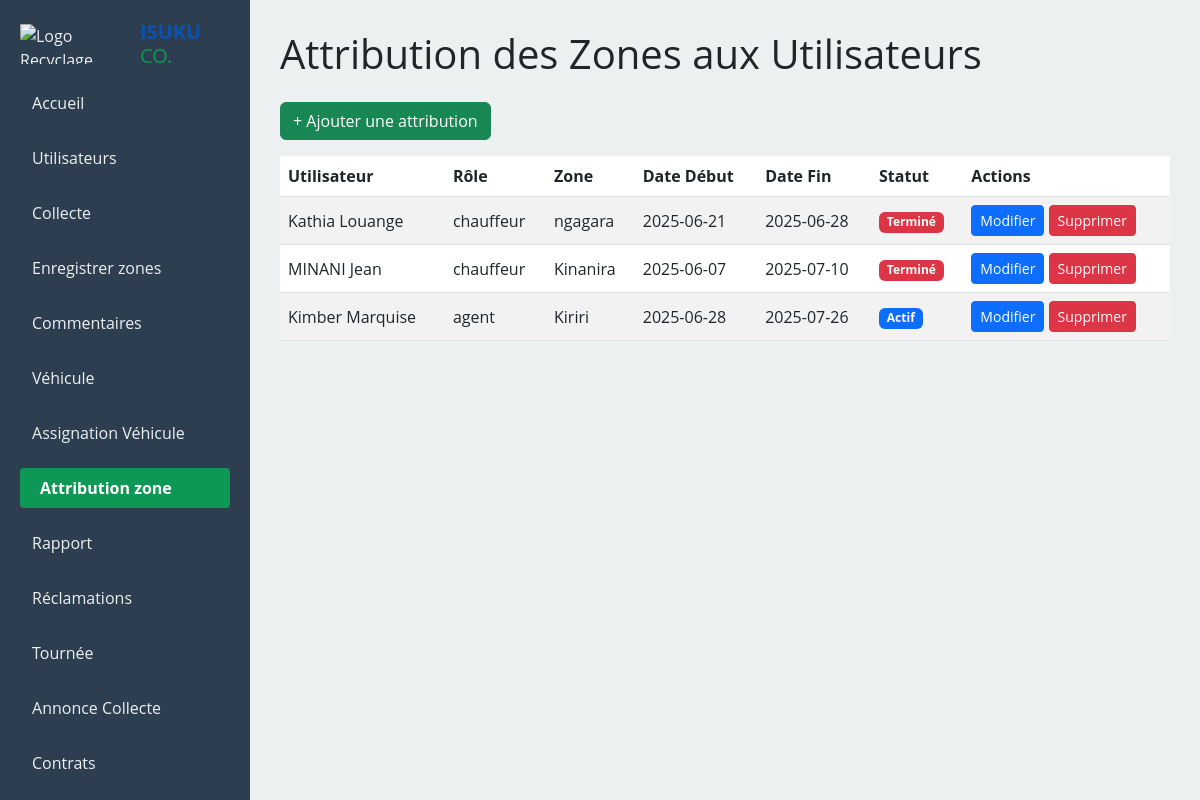
Screenshot of /coordinateur/attribution_zone.php (signed in) with the database file from the repository.
### tables this page shows
CREATE TABLE `attribution_zone` (
  `id_attribution` int(11) NOT NULL,
  `id_utilisateur` varchar(100) NOT NULL,
  `id_zone` int(11) NOT NULL,
  `date_attribution` date NOT NULL,
  `date_fin` date DEFAULT NULL,
  `statut` enum('actif','terminé') DEFAULT 'actif'
);

CREATE TABLE `utilisateur` (
  `id_utilisateur` varchar(100) NOT NULL,
  `nom` varchar(50) NOT NULL,
  `prenom` varchar(100) NOT NULL,
  `genre` varchar(4) NOT NULL,
  `pays` varchar(100) NOT NULL,
  `province` varchar(50) NOT NULL,
  `commune` varchar(50) NOT NULL,
  `quartier` varchar(50) NOT NULL,
  `avenue` varchar(60) NOT NULL,
  `telephone` varchar(50) NOT NULL,
  `email` varchar(50) NOT NULL,
  `role` enum('coordinateur','agent','chauffeur','client') NOT NULL,
  `password` varchar(255) DEFAULT NULL,
  `date_inscription` date NOT NULL DEFAULT current_timestamp(),
  `actif` tinyint(1) NOT NULL DEFAULT 1
);

CREATE TABLE `zone` (
  `id_zone` int(11) NOT NULL,
  `nom_quartier` varchar(100) NOT NULL,
  `commune` varchar(100) DEFAULT NULL,
  `province` varchar(100) DEFAULT NULL,
  `tarif_mensuel` decimal(10,2) NOT NULL
);

### coordinateur/attribution_zone.php (the view, shortened to what this page needs)
<?php
$bdd = new PDO('mysql:host=localhost;dbname=isukuco;charset=utf8mb4', 'root', '', [
    PDO::ATTR_ERRMODE => PDO::ERRMODE_EXCEPTION
]);
$attributions = $bdd->query("
    SELECT az.*, u.nom, u.prenom, u.role, z.nom_quartier
    FROM attribution_zone az
    JOIN utilisateur u ON az.id_utilisateur = u.id_utilisateur
    JOIN zone z ON az.id_zone = z.id_zone
    ORDER BY az.statut DESC, az.date_attribution DESC
")->fetchAll(PDO::FETCH_ASSOC);
?>
<!DOCTYPE html>
<html lang="fr">
<head>
<link href="https://cdn.jsdelivr.net/npm/bootstrap@5.3.0/dist/css/bootstrap.min.css" rel="stylesheet" />
</head>
<body>
<div class="dashboard">
  <?php include 'sidebar.php'; ?>
  <main class="main-content">
    <h1 class="mb-4">Attribution des Zones aux Utilisateurs</h1>
    <button class="btn btn-success mb-3" data-bs-toggle="modal" data-bs-target="#attributionModal" onclick="openModal()">+ Ajouter une attribution</button>
    <table class="table table-striped align-middle">
      <thead>
        <tr>
          <th>Utilisateur</th>
          <th>Rôle</th>
          <th>Zone</th>
          <th>Date Début</th>
          <th>Date Fin</th>
          <th>Statut</th>
          <th>Actions</th>
        </tr>
      </thead>
      <tbody>
        <?php foreach ($attributions as $attr): ?>
        <tr>
          <td><?= htmlspecialchars($attr['nom'] . ' ' . $attr['prenom']) ?></td>
          <td><?= htmlspecialchars($attr['role']) ?></td>
          <td><?= htmlspecialchars($attr['nom_quartier']) ?></td>
          <td><?= htmlspecialchars($attr['date_attribution']) ?></td>
          <td><?= htmlspecialchars($attr['date_fin'] ?? '-') ?></td>
          <td>
            <?php if ($attr['statut'] === 'actif'): ?>
              <span class="badge bg-primary">Actif</span>
            <?php else: ?>
              <span class="badge bg-danger">Terminé</span>
            <?php endif; ?>
          </td>
          <td>
            <button class="btn btn-sm btn-primary"
              onclick='openModal(<?= json_encode($attr, JSON_HEX_TAG|JSON_HEX_APOS|JSON_HEX_QUOT|JSON_HEX_AMP) ?>)'>
              Modifier
            </button>
            <a href="?del=<?= $attr['id_attribution'] ?>"
               class="btn btn-sm btn-danger"
               onclick="return confirm('Confirmer la suppression de cette attribution ?')">
               Supprimer
            </a>
          </td>
        </tr>
        <?php endforeach; ?>
      </tbody>
    </table>
  </main>
</div>
</body>
</html>

### coordinateur/attribution_zone.php (style rules this page uses)
body { font-family: 'Open Sans', sans-serif; background-color: #f4f6f9; margin: 0; }
.dashboard { display: flex; min-height: 100vh; overflow: hidden; }
main.main-content { flex-grow: 1; padding: 30px; background-color: #ecf0f1; overflow-y: auto; }

### rows the page displays
attribution_zone: id_utilisateur.prenom "Kathia Louange", id_utilisateur.role "chauffeur", id_zone.nom_quartier "ngagara", date_attribution "2025-06-21", date_fin "2025-06-28", statut "Terminé"
attribution_zone: id_utilisateur.prenom "MINANI Jean", id_utilisateur.role "chauffeur", id_zone.nom_quartier "Kinanira", date_attribution "2025-06-07", date_fin "2025-07-10", statut "Terminé"
attribution_zone: id_utilisateur.prenom "Kimber Marquise", id_utilisateur.role "agent", id_zone.nom_quartier "Kiriri", date_attribution "2025-06-28", date_fin "2025-07-26", statut "Actif"
